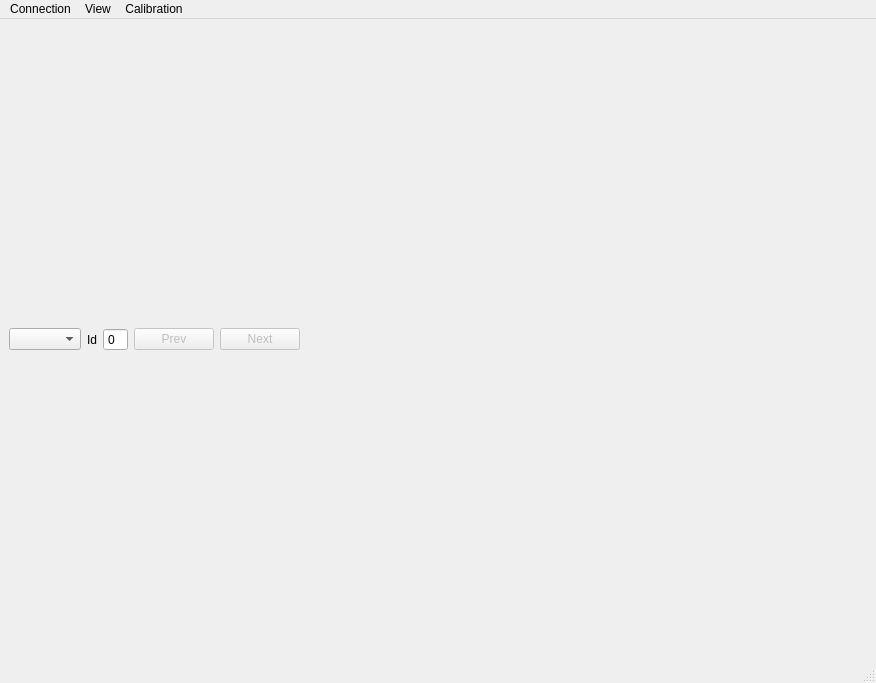
<?xml version="1.0" encoding="UTF-8"?>
<ui version="4.0">
 <class>MainWindow</class>
 <widget class="QMainWindow" name="MainWindow">
  <property name="geometry">
   <rect>
    <x>0</x>
    <y>0</y>
    <width>876</width>
    <height>683</height>
   </rect>
  </property>
  <property name="windowTitle">
   <string>TICSummary Sochi</string>
  </property>
  <widget class="QWidget" name="centralwidget">
   <layout class="QVBoxLayout" name="verticalLayoutCentral">
    <item>
     <layout class="QHBoxLayout" name="horizontalLayout">
      <item>
       <widget class="QComboBox" name="comboBoxModeShow"/>
      </item>
      <item>
       <widget class="QLabel" name="label">
        <property name="text">
         <string>Id</string>
        </property>
       </widget>
      </item>
      <item>
       <widget class="QSpinBox" name="spinBoxId">
        <property name="buttonSymbols">
         <enum>QAbstractSpinBox::NoButtons</enum>
        </property>
       </widget>
      </item>
      <item>
       <widget class="QPushButton" name="pushButtonPrev">
        <property name="enabled">
         <bool>false</bool>
        </property>
        <property name="text">
         <string>Prev</string>
        </property>
        <property name="shortcut">
         <string>Left</string>
        </property>
        <property name="autoRepeat">
         <bool>true</bool>
        </property>
        <property name="autoRepeatDelay">
         <number>500</number>
        </property>
        <property name="autoRepeatInterval">
         <number>500</number>
        </property>
       </widget>
      </item>
      <item>
       <widget class="QPushButton" name="pushButtonNext">
        <property name="enabled">
         <bool>false</bool>
        </property>
        <property name="text">
         <string>Next</string>
        </property>
        <property name="shortcut">
         <string>Right</string>
        </property>
        <property name="autoRepeat">
         <bool>true</bool>
        </property>
        <property name="autoRepeatDelay">
         <number>500</number>
        </property>
        <property name="autoRepeatInterval">
         <number>500</number>
        </property>
       </widget>
      </item>
      <item>
       <spacer name="horizontalSpacer">
        <property name="orientation">
         <enum>Qt::Horizontal</enum>
        </property>
        <property name="sizeHint" stdset="0">
         <size>
          <width>40</width>
          <height>20</height>
         </size>
        </property>
       </spacer>
      </item>
     </layout>
    </item>
   </layout>
  </widget>
  <widget class="QMenuBar" name="menubar">
   <property name="geometry">
    <rect>
     <x>0</x>
     <y>0</y>
     <width>876</width>
     <height>24</height>
    </rect>
   </property>
   <widget class="QMenu" name="menuFile">
    <property name="title">
     <string>Connection</string>
    </property>
    <addaction name="actionEditConnection"/>
   </widget>
   <widget class="QMenu" name="menuView">
    <property name="title">
     <string>View</string>
    </property>
    <addaction name="actionResetWindows"/>
    <addaction name="actionControl"/>
   </widget>
   <widget class="QMenu" name="menuCalibration">
    <property name="title">
     <string>Calibration</string>
    </property>
    <addaction name="actionDetectorCoeffiecient"/>
   </widget>
   <addaction name="menuFile"/>
   <addaction name="menuView"/>
   <addaction name="menuCalibration"/>
  </widget>
  <widget class="QStatusBar" name="statusbar"/>
  <action name="actionOpenLocalFolder">
   <property name="text">
    <string>Open local folder</string>
   </property>
  </action>
  <action name="actionEditConnection">
   <property name="text">
    <string>Edit</string>
   </property>
  </action>
  <action name="actionExport">
   <property name="text">
    <string>Export</string>
   </property>
  </action>
  <action name="actionResetWindows">
   <property name="text">
    <string>Reset positions windows</string>
   </property>
  </action>
  <action name="actionDetectorCoeffiecient">
   <property name="text">
    <string>Galo</string>
   </property>
  </action>
  <action name="actionControl">
   <property name="text">
    <string>Control</string>
   </property>
  </action>
  <action name="actionClearMonitoring">
   <property name="text">
    <string>Clear Monitoring</string>
   </property>
  </action>
 </widget>
 <resources/>
 <connections/>
</ui>
